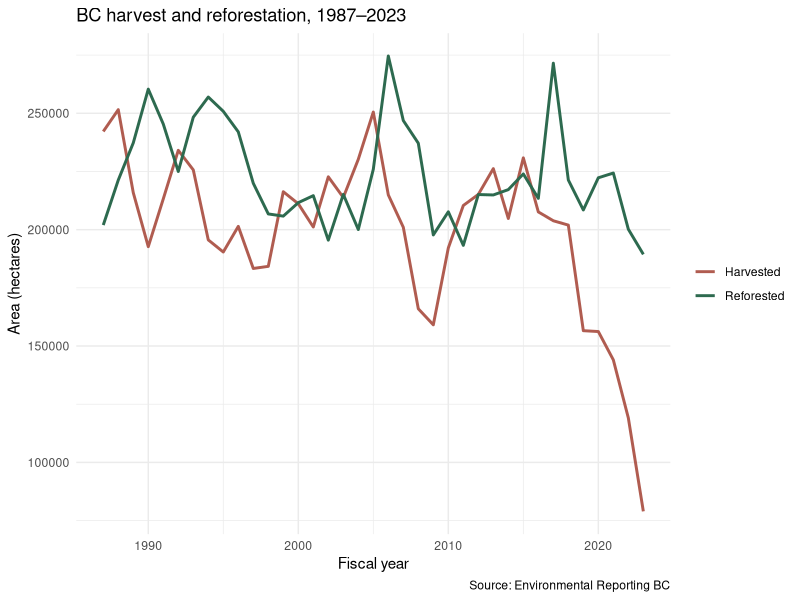

Recreate this plot in R.
## ---- chunk 1
#| include: false
library(tidyverse)
library(readxl)
library(here)
library(knitr)
## ---- chunk 2
bc <- read_excel(here("data", "bc_disturbance_reforestation.xlsx"),
                 sheet = "Data")
dim(bc)
## ---- chunk 3
glimpse(bc)
colSums(is.na(bc))   # missing values per column
## ---- chunk 4
bc_clean <- bc |>
  mutate(
    decade          = (Fiscal_Year %/% 10) * 10,
    reforest_ratio  = Reforestation_ha / Harvested_ha
  )
bc_clean |> select(Fiscal_Year, decade, Harvested_ha,
                   Reforestation_ha, reforest_ratio) |> head()
## ---- chunk 5
by_decade <- bc_clean |>
  group_by(decade) |>
  summarise(
    n_years           = n(),
    mean_harvest_ha   = round(mean(Harvested_ha, na.rm = TRUE)),
    mean_reforest_ha  = round(mean(Reforestation_ha, na.rm = TRUE)),
    mean_ratio        = round(mean(reforest_ratio, na.rm = TRUE), 2),
    .groups = "drop"
  )
by_decade |> kable()
## ---- chunk 6
#| fig-alt: "Line chart of BC harvested area and reforested area
#|   by fiscal year, 1987 to 2023, with the two series tracking
#|   each other and reforestation generally following harvest."
bc_long <- bc_clean |>
  select(Fiscal_Year, Harvested_ha, Reforestation_ha) |>
  pivot_longer(-Fiscal_Year, names_to = "series", values_to = "area_ha")

ggplot(bc_long, aes(Fiscal_Year, area_ha, colour = series)) +
  geom_line(linewidth = 1) +
  scale_colour_manual(values = c("#B05C50", "#2D6A4F"),
                      labels = c("Harvested", "Reforested")) +
  labs(title = "BC harvest and reforestation, 1987–2023",
       x = "Fiscal year", y = "Area (hectares)", colour = NULL,
       caption = "Source: Environmental Reporting BC") +
  theme_minimal()
